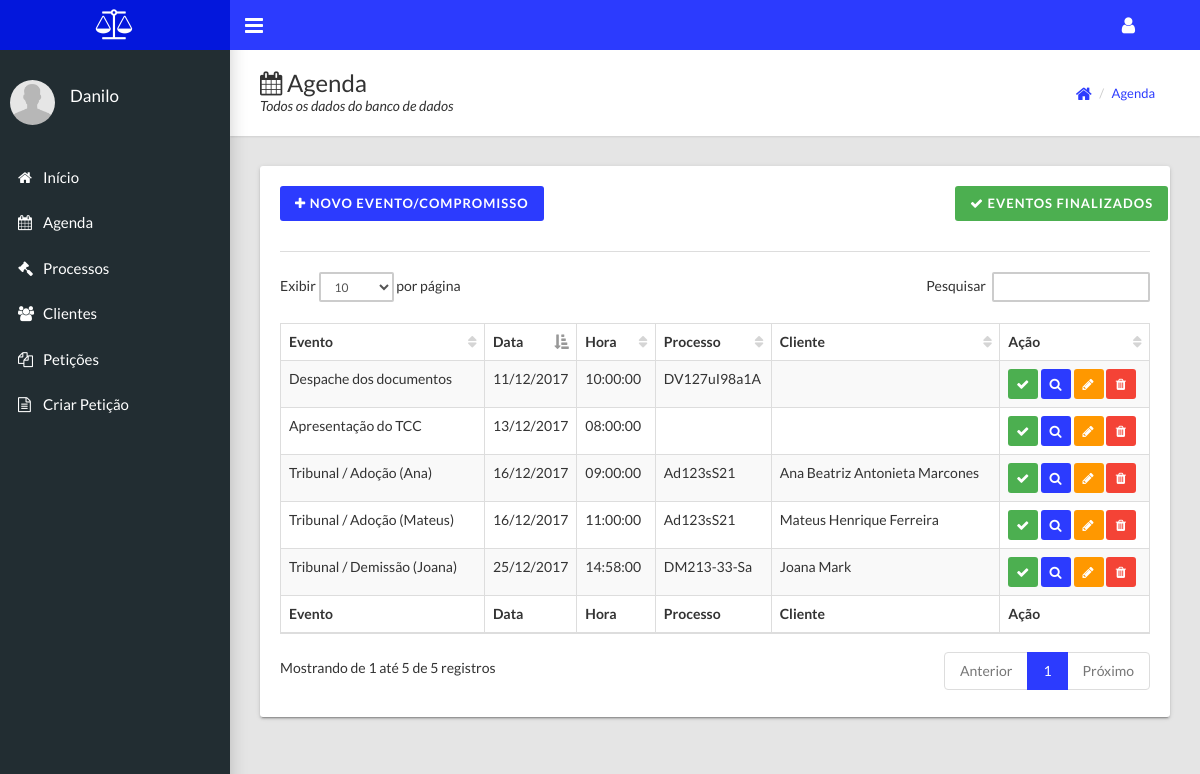
The app's page /Advogando/dist/listarAgenda.php (signed in) with its own data.
### tables this page shows
CREATE TABLE `agenda` (
  `id` int(11) NOT NULL,
  `cliente_id` int(11) DEFAULT NULL,
  `processo_id` int(11) DEFAULT NULL,
  `evento` varchar(30) NOT NULL,
  `data` date NOT NULL,
  `hora` time NOT NULL,
  `observacao` varchar(255) DEFAULT NULL,
  `status` tinyint(1) DEFAULT NULL
);

CREATE TABLE `processos` (
  `id` int(11) NOT NULL,
  `numero` varchar(30) NOT NULL,
  `nome` varchar(30) NOT NULL,
  `natureza` varchar(30) NOT NULL,
  `data_inicio` date NOT NULL,
  `situacao` varchar(30) NOT NULL,
  `observacao` varchar(255) DEFAULT NULL,
  `status` tinyint(1) DEFAULT NULL
);

CREATE TABLE `clientes` (
  `id` int(11) NOT NULL,
  `repres_id` int(11) DEFAULT NULL,
  `tipo` char(1) DEFAULT NULL,
  `nome` varchar(100) NOT NULL,
  `documento1` varchar(20) NOT NULL,
  `documento2` varchar(20) DEFAULT NULL,
  `data_nasc` date DEFAULT NULL,
  `sexo` char(1) DEFAULT NULL,
  `telefone` varchar(20) DEFAULT NULL,
  `celular` varchar(20) DEFAULT NULL,
  `email` varchar(30) DEFAULT NULL,
  `endereco` varchar(30) DEFAULT NULL,
  `numero` varchar(10) DEFAULT NULL,
  `complemento` varchar(10) DEFAULT NULL,
  `cidade` varchar(30) DEFAULT NULL,
  `estado` char(2) DEFAULT NULL,
  `cep` varchar(20) DEFAULT NULL,
  `observacao` varchar(255) DEFAULT NULL,
  `status` tinyint(1) DEFAULT NULL
);

### Advogando/dist/Class/Agenda.php (called while the page is built, shortened)
<?php
	class Agenda
	{
		public function selectAll(){
			$conn = new Connection();
			$db = $conn->getDb();
			$consulta = $db->query("SELECT A.id, A.evento, C.nome AS c_nome, P.numero AS p_numero, P.situacao AS p_situacao, A.data, A.hora
				FROM AGENDA A
				LEFT JOIN CLIENTES C ON A.cliente_id = C.id
				LEFT JOIN PROCESSOS P ON A.processo_id = P.id
				WHERE A.status = 1
				ORDER BY A.data, A.hora");
			$customer = array();
			foreach ($consulta as $value) {
				$customer[] = $value;
			}
			return $customer;
		}
	}
?>

### Advogando/dist/listarAgenda.php (the view, shortened to what this page needs)
<?php
	require_once "header.php";
  require_once "Class/Agenda.php";
	$agenda = new Agenda();
	$listaAgenda = $agenda->selectAll();
?>
	   <div class="content-wrapper">
        <div class="page-title">
          <div>
            <h1><i class="fa fa-calendar"></i> Agenda</h1>
            <p>Todos os dados do banco de dados</p>
          </div>
          <div>
            <ul class="breadcrumb">
              <li><a href="index.php"><i class="fa fa-home fa-lg"> </a></i></li>
              <li><a>Agenda</a></li>
            </ul>
          </div>
        </div>
        <div class="row">
          <div class="col-md-12">
            <div class="card">
              <div class="row">
                <div class="col-md-9">
                  <div class="card-title">
                    <a href="inserirAgenda.php" class="btn btn-primary ladda-button" data-style="zoom-in"><span class="ladda-label"><i class="fa fa-plus"></i> Novo evento/compromisso</span></a>
                  </div>
                </div>
                <div class="col-md-3">
                  <div class="card-title">
                      <a href="listarAgendaArquivados.php" class="btn btn-success delete" data-style="zoom-in"><span class="ladda-label"> <i class="fa fa-check" aria-hidden="true"></i> Eventos finalizados</span></a>
                    </div>
                </div>
              </div>
              <div class="card-footer">
                <table id="table" class="table table-striped table-bordered" cellspacing="0" width="100%">
                  <thead>
                      <tr>
                          <th>Evento</th>
                          <th>Data</th>
                          <th>Hora</th>
                          <th>Processo</th>
                          <th>Cliente</th>
                          <th>Ação</th>
                      </tr>
                  </thead>
                  <tfoot>
                      <tr>
                          <th>Evento</th>
                          <th>Data</th>
                          <th>Hora</th>
                          <th>Processo</th>
                          <th>Cliente</th>
                          <th>Ação</th>
                      </tr>
                  </tfoot>
                  <tbody>
                    <?php
                      foreach ($listaAgenda as $value) {
                        echo "<tr>";
                            echo "<td>".$value['evento']."</td>";
                            echo "<td>".date("d/m/Y",strtotime($value['data']))."</td>";
                            echo "<td>".$value['hora']."</td>";
                            echo "<td>".$value['p_numero']."</td>";
                            echo "<td>".$value['c_nome']."</td>";
                            echo '<td>
                              <button type="button" class="btn btn-success finalize" style="height: 30px; width: 30px; padding: 2px 2px"><i class="fa fa-check" aria-hidden="true"></i></button>
                              <button type="button" class="btn btn-primary view" style="height: 30px; width: 30px; padding: 2px 2px"><i class="fa fa-search" aria-hidden="true"></i></button>
                              <button type="button" class="btn btn-warning edit" style="height: 30px; width: 30px; padding: 2px 2px"><i class="fa fa-pencil" aria-hidden="true"></i></button>
                              <button type="button" class="btn btn-danger delete" style="height: 30px; width: 30px; padding: 2px 2px"><i class="fa fa-trash" aria-hidden="true"></i></button>
                            </td>';
                        echo "</tr>";
                      }
                    ?>
                  </tbody>
                </table>
              </div>
            </div>
          </div>
        </div>
    </div>
  </body>
</html>

### records on screen
agenda: evento "Despache dos documentos", data "11/12/2017", hora "10:00:00", processo.numero "DV127uI98a1A"
agenda: evento "Apresentação do TCC", data "13/12/2017", hora "08:00:00"
agenda: evento "Tribunal / Adoção (Ana)", data "16/12/2017", hora "09:00:00", processo.numero "Ad123sS21", cliente.nome "Ana Beatriz Antonieta Marcones"
agenda: evento "Tribunal / Adoção (Mateus)", data "16/12/2017", hora "11:00:00", processo.numero "Ad123sS21", cliente.nome "Mateus Henrique Ferreira"
agenda: evento "Tribunal / Demissão (Joana)", data "25/12/2017", hora "14:58:00", processo.numero "DM213-33-Sa", cliente.nome "Joana Mark"

### other values on screen
$_SESSION['nome'] "Danilo"
